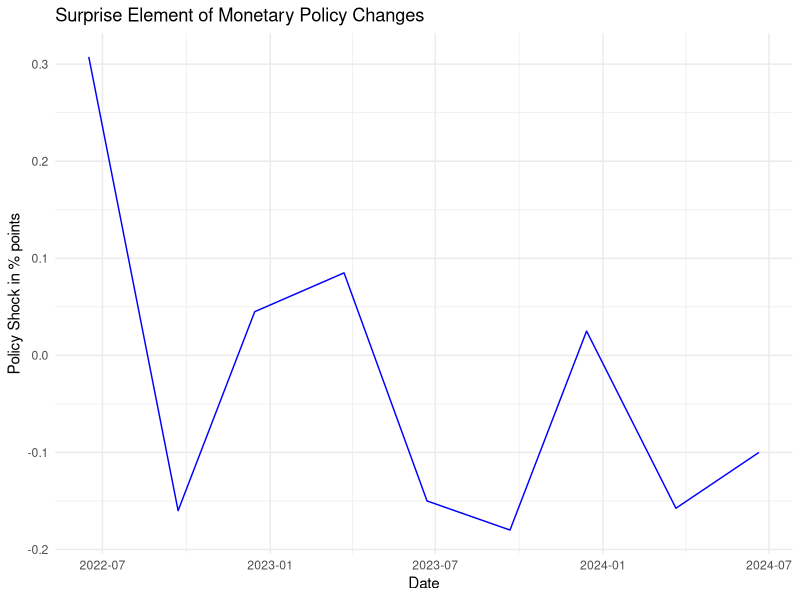

Here is the R script that generated this plot: (Note: this script raises an error after producing the figure.)
# ---
# title: "Monetary Policy Shocks Creation"
# author: "J.F."
# date: "31.12.2024"
# ---

# load packages 
library(dplyr)
library(ggplot2)
library(tidyverse)
library(readr)
library(lubridate)
library(cowplot)


#setting the working directory
setwd("your_working_directoy")


######################################################################################################################
#Creating monetary policy shocks using SARON futures prices
################################################################################################################################

#loading relevant datasets
mp_shocks <- read_delim("Saron Future Shocks.csv", delim = ";")

#make date into the right format
mp_shocks$date <- as.Date(mp_shocks$date, format = "%d.%m.%Y")

mp_shocks2 <- mp_shocks %>%
  mutate(month = month(date), year = year(date)) 

#start with june 2022
mp_shocks3 <- mp_shocks2[-(1:9), ]

#plotting the MP shocks, calculated as Ft - Ft-1
ggplot(mp_shocks3, aes(x = date, y = policy_shock)) +
  geom_line(color = "blue") +
  labs(title = "Surprise Element of Monetary Policy Changes", x = "Date", y = "Policy Shock in % points") +
  theme_minimal()


#start with 2020
shocks_ratechange_2020start1 <- read_delim("futureshocks_ratechange_start2020.csv", delim = ";")

shocks_ratechange_2020start1$date <- as.Date(shocks_ratechange_2020start1$date, format="%d.%m.%Y")

shocks_ratechange_2020start2 <- shocks_ratechange_2020start1 %>%
  arrange(date)


plot_shock_ratechange_2020start1 <- ggplot(shocks_ratechange_2020start2, aes(x = date)) +
  geom_point(aes(y = rate_change, color = "Change in Actual Policy Rate"), size = 1.5, shape = 1) + 
  geom_line(aes(y = policy_shock, color = "Monetary Policy Shocks"), size = 0.5) + 
  scale_y_continuous(
    name = "Interest Rate Level [%]",
    breaks = seq(-0.3, max(shocks_ratechange_2020start2$rate_change), by = 0.1),  
    labels = function(x) formatC(x, format = "f", digits = 2)
  ) + 
  scale_x_date(
    breaks = shocks_ratechange_2020start2$date,   
    date_labels = "%d.%m.%Y"            
  ) +
  scale_color_manual(
    values = c("Change in Actual Policy Rate" = "red", "Monetary Policy Shocks" = "black")
  ) +
  theme_bw() +
  theme(
    axis.title.y = element_text(color = "black", size = 12),
    axis.title.x = element_text(color = "black", size = 12),  
    axis.text.x = element_text(angle = 45, hjust = 1, size = 10),  
    axis.text.y = element_text(size = 10), 
    legend.position = "bottom",  
    legend.text = element_text(size = 12), 
    legend.title = element_blank(),  
    panel.grid.minor.x = element_blank(), 
    axis.line.y.right = element_blank(), 
    axis.ticks.y.right = element_blank()  
  ) +
  labs(x = "Date")


#start with june 2022 instead
shocks_ratechange_2022start1 <- shocks_ratechange_2020start2[-(1:9), ]
  
shocks_ratechange_2022start1$date <- as.Date(shocks_ratechange_2022start1$date, format="%d.%m.%Y")

shocks_ratechange_2022start2 <- shocks_ratechange_2022start1 %>%
  arrange(date)
  

plot_shock_ratechange1 <- ggplot(shocks_ratechange_2022start2, aes(x = date)) +
  geom_point(aes(y = rate_change, color = "Change in Actual Policy Rate"), size = 1.5, shape = 1) + 
  geom_line(aes(y = policy_shock, color = "Monetary Policy Shocks"), size = 0.5) + 
  scale_y_continuous(
    name = "Interest Rate Level [%]",
    breaks = seq(-0.3, max(shocks_ratechange1$rate_change), by = 0.1),  
    labels = function(x) formatC(x, format = "f", digits = 2)
  ) + 
  scale_x_date(
    breaks = shocks_ratechange1$date,    
    date_labels = "%d.%m.%Y"             
  ) +
  scale_color_manual(
    values = c("Change in Actual Policy Rate" = "red", "Monetary Policy Shocks" = "black")  
  ) +
  theme_bw() +
  theme(
    axis.title.y = element_text(color = "black", size = 12),
    axis.title.x = element_text(color = "black", size = 12),  
    axis.text.x = element_text(angle = 45, hjust = 1, size = 10),  
    axis.text.y = element_text(size = 10),  
    legend.position = "bottom",  
    legend.text = element_text(size = 12),  
    legend.title = element_blank(),  #
    panel.grid.minor.x = element_blank(),  
    axis.line.y.right = element_blank(),  
    axis.ticks.y.right = element_blank() 
  ) +
  labs(x = "Date")

#ggsave("graph.png", plot = plot_shock_ratechange2, width = 6, height = 4, dpi = 300)